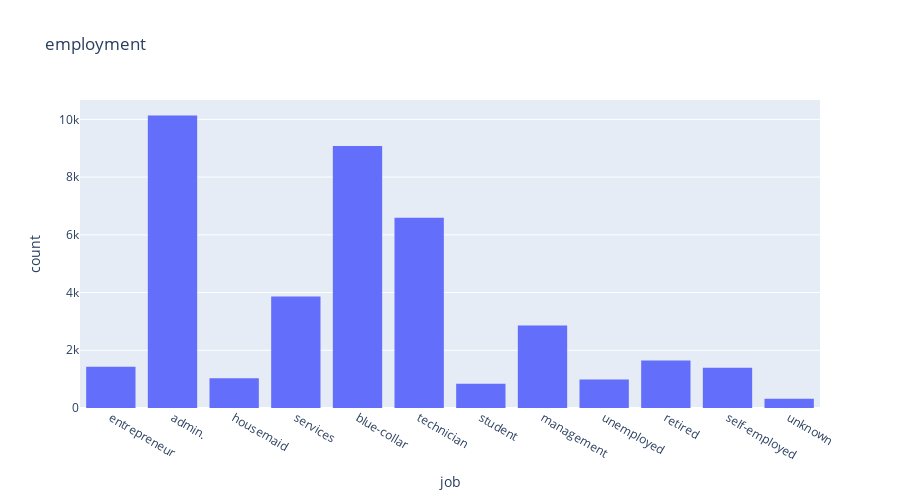

Write notebook code for a chart like this one.
### Code cell
fig = px.histogram(data_cat, x=data_cat["job"],
                   width=900, height=500, title="employment")
fig.show()

### Figure 1 — Plotly figure (JSON) as saved in the notebook; plotly's stock layout.template omitted (floating-point values rounded to 4 significant figures; data arrays with more than 128 entries replaced by an {"elided": "..."} marker saying what was removed)
{"data": [{"alignmentgroup": "True", "bingroup": "x", "hovertemplate": "job=%{x}<br>count=%{y}<extra></extra>", "legendgroup": "", "marker": {"color": "#636efa", "pattern": {"shape": ""}}, "name": "", "offsetgroup": "", "orientation": "v", "showlegend": false, "type": "histogram", "x": {"elided": "40188 str values"}, "xaxis": "x", "yaxis": "y"}], "layout": {"barmode": "relative", "height": 500, "legend": {"tracegroupgap": 0}, "title": {"text": "employment"}, "width": 900, "xaxis": {"anchor": "y", "domain": [0, 1], "title": {"text": "job"}}, "yaxis": {"anchor": "x", "domain": [0, 1], "title": {"text": "count"}}}}
